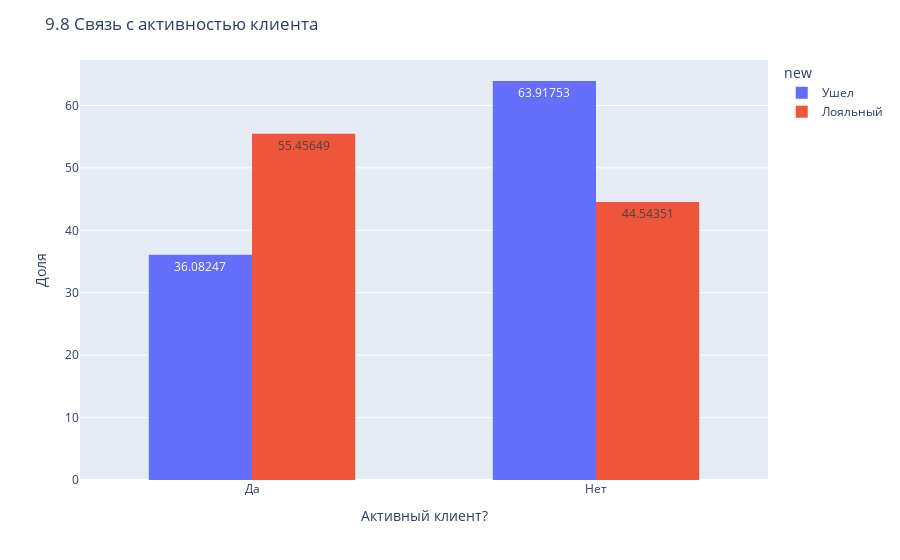

This figure's notebook cell:
### Markdown cell above
кто берет больше продуктов остается не довольный

### Code cell
churn_data['Активный'] = churn_data['IsActiveMember'].apply(lambda x: 'Да' if x == 1 else "Нет")


fig = px.histogram(churn_data, x='Активный', 
                   histnorm='percent',
                   text_auto=True,
                  color ='new',
                  barmode='group',
             histfunc='avg')
fig.update_layout(bargap=0.4)

fig.update_layout(
    title_text='9.8 Связь с активностью клиента',
    yaxis_title_text='Доля',
    xaxis_title_text='Активный клиент?'
 )

### Figure 1 — Plotly figure (JSON) as saved in the notebook; plotly's stock layout.template omitted (floating-point values rounded to 4 significant figures; data arrays with more than 128 entries replaced by an {"elided": "..."} marker saying what was removed)
{"data": [{"alignmentgroup": "True", "bingroup": "x", "histfunc": "avg", "histnorm": "percent", "hovertemplate": "new=Ушел<br>Активный=%{x}<br>percent of sum of avg of None=%{y}<extra></extra>", "legendgroup": "Ушел", "marker": {"color": "#636efa", "pattern": {"shape": ""}}, "name": "Ушел", "offsetgroup": "Ушел", "orientation": "v", "showlegend": true, "texttemplate": "%{value}", "type": "histogram", "x": {"elided": "2037 str values"}, "xaxis": "x", "yaxis": "y"}, {"alignmentgroup": "True", "bingroup": "x", "histfunc": "avg", "histnorm": "percent", "hovertemplate": "new=Лояльный<br>Активный=%{x}<br>percent of sum of avg of None=%{y}<extra></extra>", "legendgroup": "Лояльный", "marker": {"color": "#EF553B", "pattern": {"shape": ""}}, "name": "Лояльный", "offsetgroup": "Лояльный", "orientation": "v", "showlegend": true, "texttemplate": "%{value}", "type": "histogram", "x": {"elided": "7963 str values"}, "xaxis": "x", "yaxis": "y"}], "layout": {"bargap": 0.4, "barmode": "group", "legend": {"title": {"text": "new"}, "tracegroupgap": 0}, "margin": {"t": 60}, "title": {"text": "9.8 Связь с активностью клиента"}, "xaxis": {"anchor": "y", "domain": [0, 1], "title": {"text": "Активный клиент?"}}, "yaxis": {"anchor": "x", "domain": [0, 1], "title": {"text": "Доля"}}}}
